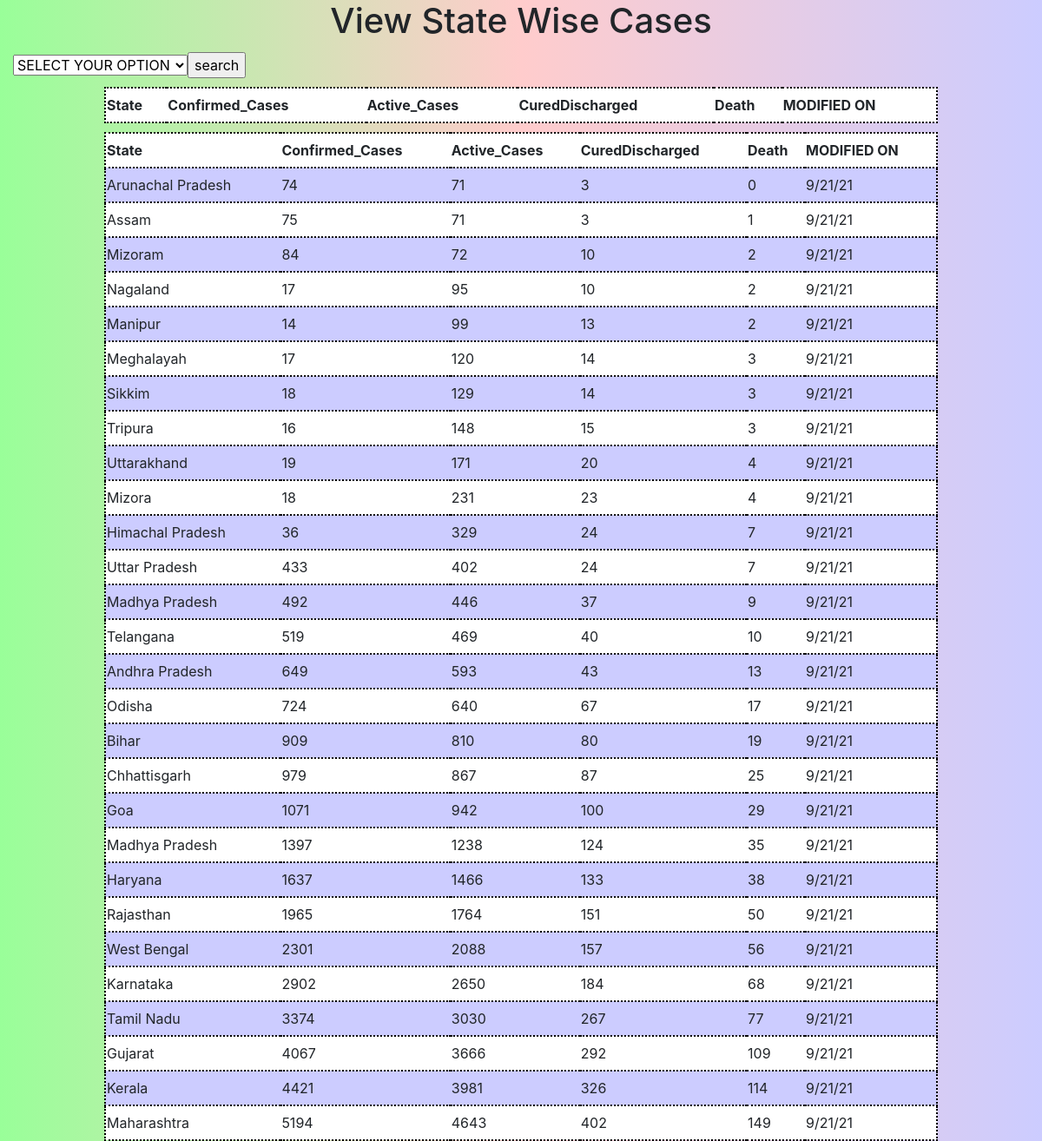
Page /statewisecase.php on the committed database.
### tables this page shows
CREATE TABLE `statewisecase` (
  `S_No` int(30) NOT NULL,
  `Date` varchar(100) NOT NULL,
  `State` varchar(100) NOT NULL,
  `Confirmed_Cases` double NOT NULL,
  `Active_Cases` double NOT NULL,
  `CuredDischarged` double NOT NULL,
  `Death` double NOT NULL
);

### statewisecase.php (the view, shortened to what this page needs)
<!DOCTYPE html>
<?php
  $host="localhost";
  $username="root";
  $password="";
  $db="covidsupport";
  $conn= mysqli_connect($host,$username,$password,$db);
 ?>
<html>
    <head>
  <link rel="stylesheet" href="https://maxcdn.bootstrapcdn.com/bootstrap/4.5.2/css/bootstrap.min.css">
    </head>
    <body>
        <div class="container-fluid header">
            <h1>View State Wise Cases</h1>
        </div>
        <div class="container-fluid">
  <form action="<?php echo htmlspecialchars($_SERVER["PHP_SELF"]); ?>" method="post" class="target">
      <select name="state">
          <option value="" disabled selected>Select your option</option>
                  <input type="submit" value="search" >
      </select>
  </form>
</div>
        <div class="p6">
            <table>
                <tr>
                    <th>State</th>
                     <th>Confirmed_Cases</th>
                      <th>Active_Cases</th>
                      <th>CuredDischarged</th>
                       <th>Death</th>
                       <th>MODIFIED ON</th>
                </tr>
            </table>
        </div>
        <div class="p1" >
       <table>
                <tr>
                    <th>State</th>
                     <th>Confirmed_Cases</th>
                      <th>Active_Cases</th>
                      <th>CuredDischarged</th>
                       <th>Death</th>
                       <th>MODIFIED ON</th>
                </tr>
                <?php
                $selectA = "SELECT * FROM statewisecase";
                $resulta=mysqli_query($conn,$selectA);
                while($rowa=mysqli_fetch_array($resulta,MYSQLI_ASSOC)){
                    echo "<tr><td>";
                    echo $rowa['State'];
                    echo "</td><td>";
                    echo $rowa['Confirmed_Cases'];
                    echo "</td><td>";
                    echo $rowa['Active_Cases'];
                    echo "</td><td>";
                    echo $rowa['CuredDischarged'];
                    echo "</td><td>";
                    echo $rowa['Death'];
                    echo "</td><td>";
                    echo $rowa['Date'];
                    echo "</td></tr>";
                }
                ?>
         </table>
 </div>
    </body>
</html>

### statewisecase.php (style rules this page uses)
body { background-image: linear-gradient(to right,#99ff99,#ffcccc,#ccccff); }
table { width: 80%; margin-left: 10%; border:2px dotted black; border-collapse: collapse; margin-top: 10px; }
tr { border:2px dotted black; height:40px; }
tr:nth-child(even) { background-color: #ccccff; }
tr:nth-child(odd) { background-color: white; }
select { text-transform: uppercase; }
.header { margin-top: 0; text-align: center; height:60px; width:100%; }

### rows in the picture
statewisecase: State "Arunachal Pradesh", Confirmed_Cases "74", Active_Cases "71", CuredDischarged "3", Death "0", Date "9/21/21"
statewisecase: State "Assam", Confirmed_Cases "75", Active_Cases "71", CuredDischarged "3", Death "1", Date "9/21/21"
statewisecase: State "Mizoram", Confirmed_Cases "84", Active_Cases "72", CuredDischarged "10", Death "2", Date "9/21/21"
statewisecase: State "Nagaland", Confirmed_Cases "17", Active_Cases "95", CuredDischarged "10", Death "2", Date "9/21/21"
statewisecase: State "Manipur", Confirmed_Cases "14", Active_Cases "99", CuredDischarged "13", Death "2", Date "9/21/21"
statewisecase: State "Meghalayah", Confirmed_Cases "17", Active_Cases "120", CuredDischarged "14", Death "3", Date "9/21/21"
statewisecase: State "Sikkim", Confirmed_Cases "18", Active_Cases "129", CuredDischarged "14", Death "3", Date "9/21/21"
statewisecase: State "Tripura", Confirmed_Cases "16", Active_Cases "148", CuredDischarged "15", Death "3", Date "9/21/21"
statewisecase: State "Uttarakhand", Confirmed_Cases "19", Active_Cases "171", CuredDischarged "20", Death "4", Date "9/21/21"
statewisecase: State "Mizora", Confirmed_Cases "18", Active_Cases "231", CuredDischarged "23", Death "4", Date "9/21/21"
statewisecase: State "Himachal Pradesh", Confirmed_Cases "36", Active_Cases "329", CuredDischarged "24", Death "7", Date "9/21/21"
statewisecase: State "Uttar Pradesh", Confirmed_Cases "433", Active_Cases "402", CuredDischarged "24", Death "7", Date "9/21/21"
statewisecase: State "Madhya Pradesh", Confirmed_Cases "492", Active_Cases "446", CuredDischarged "37", Death "9", Date "9/21/21"
statewisecase: State "Telangana", Confirmed_Cases "519", Active_Cases "469", CuredDischarged "40", Death "10", Date "9/21/21"
statewisecase: State "Andhra Pradesh", Confirmed_Cases "649", Active_Cases "593", CuredDischarged "43", Death "13", Date "9/21/21"
statewisecase: State "Odisha", Confirmed_Cases "724", Active_Cases "640", CuredDischarged "67", Death "17", Date "9/21/21"
statewisecase: State "Bihar", Confirmed_Cases "909", Active_Cases "810", CuredDischarged "80", Death "19", Date "9/21/21"
statewisecase: State "Chhattisgarh", Confirmed_Cases "979", Active_Cases "867", CuredDischarged "87", Death "25", Date "9/21/21"
statewisecase: State "Goa", Confirmed_Cases "1071", Active_Cases "942", CuredDischarged "100", Death "29", Date "9/21/21"
statewisecase: State "Madhya Pradesh", Confirmed_Cases "1397", Active_Cases "1238", CuredDischarged "124", Death "35", Date "9/21/21"
statewisecase: State "Haryana", Confirmed_Cases "1637", Active_Cases "1466", CuredDischarged "133", Death "38", Date "9/21/21"
statewisecase: State "Rajasthan", Confirmed_Cases "1965", Active_Cases "1764", CuredDischarged "151", Death "50", Date "9/21/21"
statewisecase: State "West Bengal", Confirmed_Cases "2301", Active_Cases "2088", CuredDischarged "157", Death "56", Date "9/21/21"
statewisecase: State "Karnataka", Confirmed_Cases "2902", Active_Cases "2650", CuredDischarged "184", Death "68", Date "9/21/21"
statewisecase: State "Tamil Nadu", Confirmed_Cases "3374", Active_Cases "3030", CuredDischarged "267", Death "77", Date "9/21/21"
statewisecase: State "Gujarat", Confirmed_Cases "4067", Active_Cases "3666", CuredDischarged "292", Death "109", Date "9/21/21"
statewisecase: State "Kerala", Confirmed_Cases "4421", Active_Cases "3981", CuredDischarged "326", Death "114", Date "9/21/21"
statewisecase: State "Maharashtra", Confirmed_Cases "5194", Active_Cases "4643", CuredDischarged "402", Death "149", Date "9/21/21"
